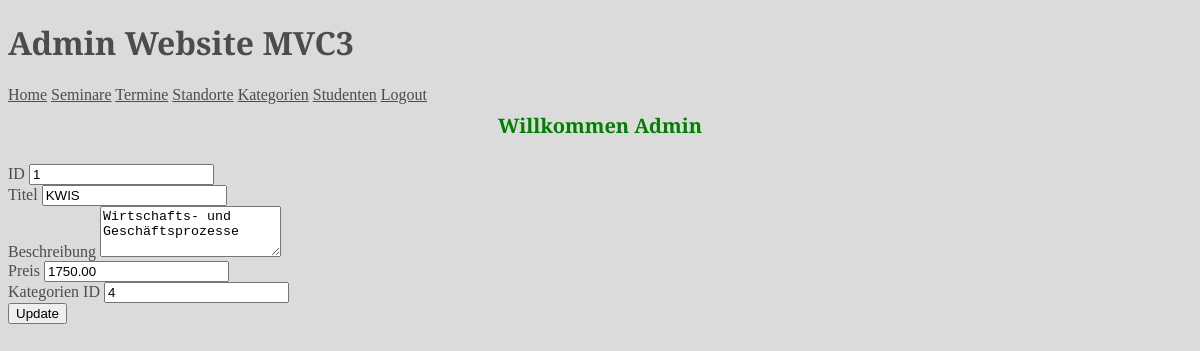
Screenshot of /admin/index.php?action=seminar_update&id=1 (signed in) with the database file from the repository.
### tables this page shows
CREATE TABLE `seminare` (
  `id` int(11) NOT NULL AUTO_INCREMENT,
  `titel` varchar(30) NOT NULL,
  `beschreibung` text NOT NULL,
  `preis` decimal(6,2) NOT NULL,
  `kategorien_id` int(11) NOT NULL,
  PRIMARY KEY (`id`),
  UNIQUE KEY `titel` (`titel`),
  KEY `kategorien_fk_1` (`kategorien_id`),
  CONSTRAINT `kategorien_fk_1` FOREIGN KEY (`kategorien_id`) REFERENCES `kategorien` (`id`)
);

### admin/index.php (called while the page is built, shortened)
<?php
require_once "./include/datenbank.php";
if (isset($_GET['action'])) {
    $action = $_GET['action'];
} else {
    $action = 'admin_login';
}
switch ($action) {
	case 'seminar_update':
	$seminar = new Seminar();
	$result = $seminar->select($db,$_GET['id']);
	$seminar = new Seminar($result);
	break;
}
require_once "views/layout.php";
?>

### admin/models/Seminar.php (called while the page is built, shortened)
<?php
class Seminar implements iDatenbank
{
	private $id;
	private $titel;
	private $beschreibung;
	private $preis;
	private $kategorien_id;
	function set_daten($daten)
	{
		if (!is_array($daten)) {
			return;
		}
		foreach ($daten as $key => $value) {
			$setter = "set" . ucfirst($key);
		}
	}
	public function getId()
	{
		return $this->id;
	}
	public function setId($param)
	{
		$this->id = $param;
	}
	public function getTitel()
	{
		return $this->titel;
	}
	public function setTitel($param)
	{
		$this->titel = $param;
	}
	public function getBeschreibung()
	{
		return $this->beschreibung;
	}
	public function setBeschreibung($param)
	{
		$this->beschreibung = $param;
	}
	public function getPreis()
	{
		return $this->preis;
	}
	public function setPreis($param)
	{
		$this->preis = $param;
	}
	public function getKategorien_id()
	{
		return $this->kategorien_id;
	}
	public function setKategorien_id($param)
	{
		$this->kategorien_id = $param;
	}
	function select($db, $id)
	{
		$sql = "SELECT * FROM seminare WHERE id = :id ";
		$daten =
		[
			'id' =>$id
		];
		$stmt = $db->prepare($sql);
		$stmt->execute($daten);
		$result = $stmt->fetch();
		return $result;
	}
}
?>

### admin/views/_seminar_update.php (the view, shortened to what this page needs)
<div>
	<label for="id">ID</label>
	<input type="text" id="id" name="id" value="<?= $seminar->getId() ?>" readonly>
</div>
<div>
	<label for="titel">Titel</label>
	<input type="text" id="titel" name="titel" value="<?= $seminar->getTitel() ?>" required>
</div>
<div>
	<label for="beschreibung">Beschreibung</label>
	<textarea name="beschreibung" id="beschreibung" rows="3" required><?= $seminar->getBeschreibung() ?></textarea>
</div>
<div">
	<label for="preis">Preis</label>
	<input type="number" id="number" name="preis" value="<?= $seminar->getPreis() ?>" required>
<div>
	<label for="kategorien_id">Kategorien ID</label>
	<input type="text" id="kategorien_id" name="kategorien_id" value="<?= $seminar->getKategorien_Id() ?>" readonly>
</div>
<button type="submit">Update</button>

### admin/css/styles.css (style rules this page uses)
html { font-family: "PT Serif", serif; font-weight: 400; font-style: normal; color: #4C4C4C; }
body { background-color: #DBDBDB; }

### rows the page displays
seminare: id "1", titel "KWIS", beschreibung "Wirtschafts- und Geschäftsprozesse", preis "1750.00", kategorien_id "4"

### other values shown
$message "Willkommen Admin"
